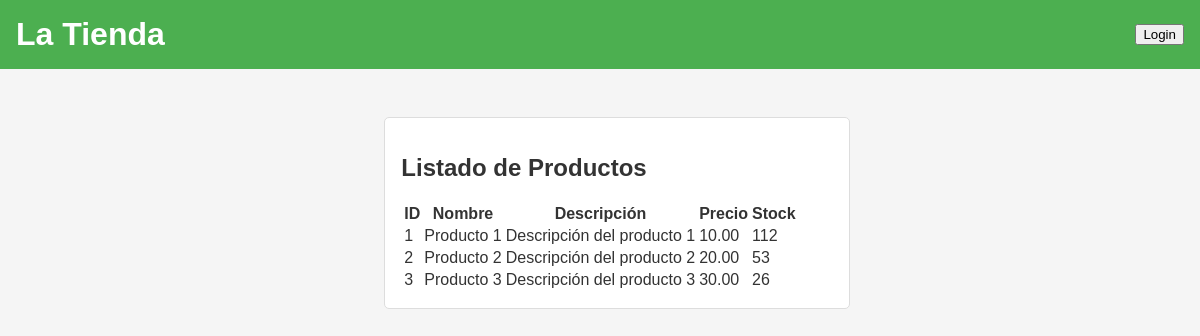
Screenshot of /tarea11/tarea11/index.php with the database file from the repository.
### tables this page shows
CREATE TABLE `productos` (
  `id` int(11) NOT NULL,
  `nombre` varchar(100) NOT NULL,
  `descripcion` text DEFAULT NULL,
  `precio` decimal(10,2) NOT NULL,
  `stock` int(11) NOT NULL
);

### tarea11/tarea11/APP/DAO/DAOProducto.php (called while the page is built, shortened)
<?php
class DAOProducto {
    public static function obtenerTodosLosProductos() {
        $productos = [];
        try {
            $conexion = new mysqli(IPD, USERD, CLAVED, BDD);
            $resultado = $conexion->query("SELECT * FROM productos");
            while ($producto = $resultado->fetch_assoc()) {
                $productos[] = new Producto($producto['id'], $producto['nombre'], $producto['descripcion'], $producto['precio'], $producto['stock']);
            }
        } catch (Exception $e) {
            echo $e->getMessage();
        } finally {
            $conexion->close();
        }
        return $productos;
    }
}
?>

### tarea11/tarea11/Models/Producto.php (called while the page is built, shortened)
<?php
class Producto {
    private $id;
    private $nombre;
    private $descripcion;
    private $precio;
    private $stock;
    public function __construct($id, $nombre, $descripcion, $precio, $stock) {
        $this->id = $id;
        $this->nombre = $nombre;
        $this->descripcion = $descripcion;
        $this->precio = $precio;
        $this->stock = $stock;
    }
    public function getId() {
        return $this->id;
    }
    public function getNombre() {
        return $this->nombre;
    }
    public function getDescripcion() {
        return $this->descripcion;
    }
    public function getPrecio() {
        return $this->precio;
    }
    public function getStock() {
        return $this->stock;
    }
}
?>

### tarea11/tarea11/Views/Producto/VerProductos.php (the view)
<div class="verproductos">
    <h1>Listado de Productos</h1>
    <table>
        <tr>
            <th>ID</th>
            <th>Nombre</th>
            <th>Descripción</th>
            <th>Precio</th>
            <th>Stock</th>
        </tr>
        <?php foreach ($productos as $producto) : ?>
            <tr>
                <td><?= htmlspecialchars($producto->getId()); ?></td>
                <td><?= htmlspecialchars($producto->getNombre()); ?></td>
                <td><?= htmlspecialchars($producto->getDescripcion()); ?></td>
                <td><?= htmlspecialchars($producto->getPrecio()); ?></td>
                <td><?= htmlspecialchars($producto->getStock()); ?></td>
            </tr>
        <?php endforeach; ?>
    </table>
    </div>

### tarea11/tarea11/index.php (shortened to what this page needs)
<!DOCTYPE html>
<html lang="es">
<head>
    <link rel="stylesheet" href="./Public/styles.css">
</head>
<body>
    <header>
    <div class="latienda">
        <h1>La Tienda</h1>
    </div>
    <div class="usuario">
        <?php
        include_once("./APP/Controllers/ControllerUsuario.php");
        ?>
    </div>
    </header>
    <main>
        <article class="productos">
        <?php
        include_once("./APP/Controllers/ControllerProducto.php");
        ?>
        </article>
    </main>
</body>
</html>

### tarea11/tarea11/APP/Controllers/ControllerUsuario.php (shortened to what this page needs)
<?php
if (isset($_SESSION['nombreUsuario'])) {
    $usuario = $_SESSION['nombreUsuario'];
    $rol_id=$_SESSION['rol_id'];
     include_once("Views/Usuario/botonUsusario.php");
} else {
    include_once("Views/Usuario/botonInicioSesion.php");
}
?>

### tarea11/tarea11/Views/Usuario/BotonInicioSesion.php
<form action="APP/Controllers/ControllerUsuario.php" method="POST" name="login" id="login">
    <button type="submit" id="botonIniciarSesion"  name="accion"  value="login" >Login</button>
</form>

### tarea11/tarea11/APP/Controllers/ControllerProducto.php
<?php
if ($_SERVER['REQUEST_METHOD'] == 'POST') {
    include_once("../DAO/DAOProducto.php");
    include_once("../../Models/Producto.php");
    $accion = isset($_POST['accion']) ? $_POST['accion'] : '';
    switch ($accion) {
        case 'CrearProducto':
            $nombre = $_POST['nombre'];
            $descripcion = $_POST['descripcion'];
            $precio = $_POST['precio'];
            $nuevoProducto = DAOProducto::crearProducto($nombre, $descripcion, $precio);
            if ($nuevoProducto) {
         header("Location:../../index.php");
            } else {
                echo "Hubo un error al crear el producto.";
                header("Location:../../index.php");
            }
            break;
        case 'ModificarProducto':
            $productoId = $_POST['producto_id'];
            $nombre = $_POST['nombre'];
            $descripcion = $_POST['descripcion'];
            $precio = $_POST['precio'];
            $productoModificado = DAOProducto::actualizarProducto($productoId, $nombre, $descripcion, $precio);
            if ($productoModificado) {
                header("Location:../../index.php");
            } else {
                echo "Hubo un error al modificar el producto.";
            }
            break;
        default:
            echo "Acción no reconocida.";
    }
} else{
    include_once("./APP/DAO/DAOProducto.php");
    include_once("./Models/Producto.php");
    $productos = DAOProducto::obtenerTodosLosProductos();
    if (isset($_SESSION['nombreUsuario'])) {
        switch ($_SESSION['rol_id']) {
            case "2":
                include_once("Views/Producto/formAñadirStock.php");
                break;
            case "1":
                include_once("Views/Producto/formAñadirStockyModificarCampos.php");
                break;
            case "3":
                include_once("Views/Producto/formComprarProducto.php");
                break;
        }
    } else {
        include_once("Views/Producto/verProductos.php");
    }
}
?>

### tarea11/tarea11/Public/styles.css (style rules this page uses)
body { font-family: Arial, sans-serif; margin: 0; padding: 0; background-color: #f5f5f5; color: #333; }
header { background-color: #4CAF50; color: white; padding: 1em; display: flex; justify-content: space-between; align-items: center; }
.latienda h1 { margin: 0; }
.usuario { font-size: 0.9em; }
main { display: flex; flex-direction: column; align-items: center; padding: 2em; }
.añadirStock,.crear-producto,.modificarproducto ,.verproductos,.albaranes,.ventas,.login { background-color: white; padding: 1em; margin: 1em 0; border: 1px solid #ddd; border-radius: 5px; width: 100%; }
.productos, .ventas { margin-bottom: 20px; }

### rows the page displays
productos: id "1", nombre "Producto 1", descripcion "Descripción del producto 1", precio "10.00", stock "112"
productos: id "2", nombre "Producto 2", descripcion "Descripción del producto 2", precio "20.00", stock "53"
productos: id "3", nombre "Producto 3", descripcion "Descripción del producto 3", precio "30.00", stock "26"
